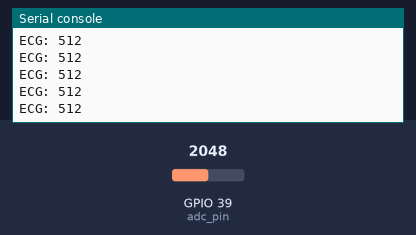
The program below on a simulated ESP32 board running MicroPython. On the bench: the last lines printed to the serial console. The inputs (shaded band) are chosen by the test bench; at power-on: GPIO 39 (adc_pin) = 2048 (analog values on the 0–4095 scale).

Above: at 1.2 s.
1.3 s: GPIO 39 (adc_pin) set to 2866
At 1.32 s:
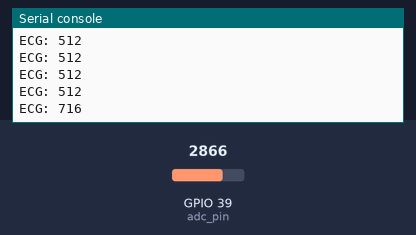
2.8 s: GPIO 39 (adc_pin) set to 3603
At 2.88 s:
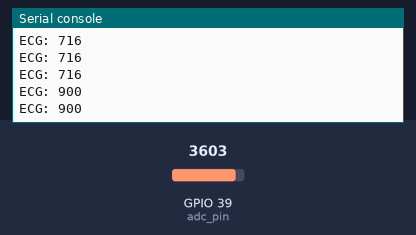
Timing chart, 0 to 5.8 s (numbered marks = the images above; inputs shaded):
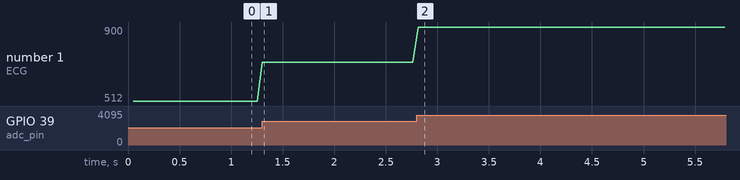

The program:

ecg.py
```python
from utime import ticks_ms, ticks_diff
from machine import Pin, ADC

def init_ecg():
    adc_pin = Pin(39)          # 36是ESP32的VP腳位
    adc = ADC(adc_pin)         # 設定36為輸入腳位
    adc.width(ADC.WIDTH_10BIT) # 設定分辨率位元數(解析度)
    adc.atten(ADC.ATTN_11DB)   # 設定最大電壓
    return adc

def ecg_task():
    adc = init_ecg()
    max_val = 0                # 用來紀錄最大值
    time_mark = ticks_ms()     # 取得當前時間
    while True:
        raw_val = adc.read()
        if raw_val > max_val:
            max_val = raw_val

        if ticks_diff(ticks_ms(), time_mark) > 50:
            ecg = max_val
            print(f"ECG: {ecg}")
            max_val = 0
            time_mark = ticks_ms()    # 重置計時器


if __name__ == "__main__":
    ecg_task()
```

Measured:
- after the input at 1.3 s, the serial console: prints a new line at once (image 1)
- after the input at 2.8 s, the serial console: prints a new line at once (image 2)
- plotted number 1: 512 → 716 after the input at 1.3 s, 716 → 900 after the input at 2.8 s
